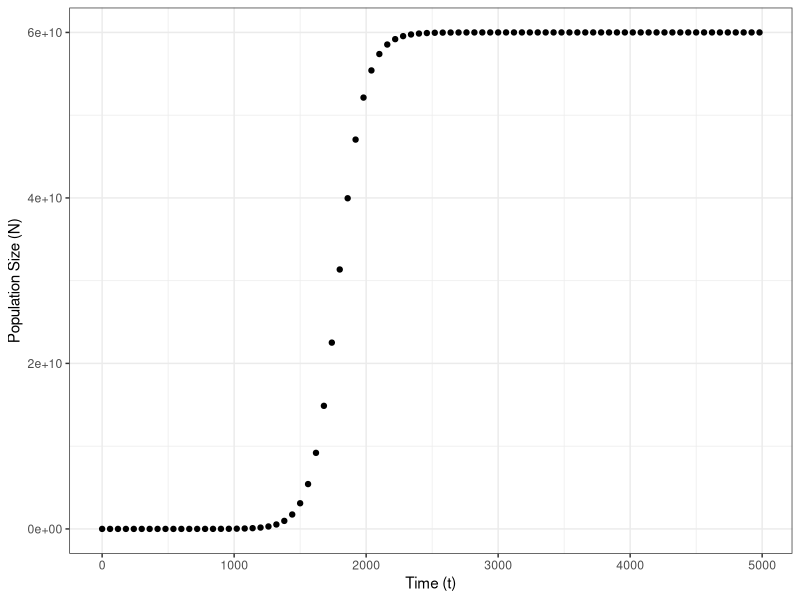
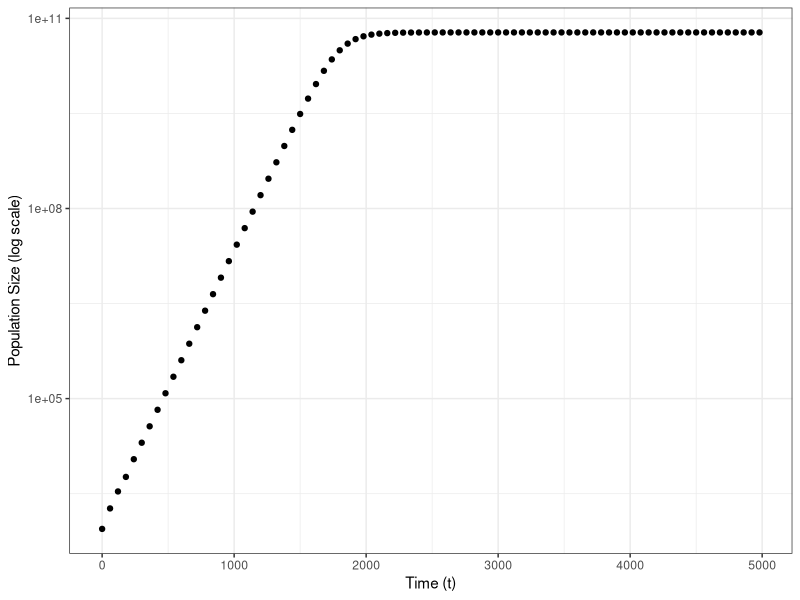

These figures' R source, in order:
#Script to plot the logistic growth data

# Step 1: Load the data
growth_data <- read.csv("Experiment.csv")

# Step 2: Install and load packages
install.packages("ggplot2")
library(ggplot2)

# Step 3: Plot the data with raw scale for y-axis
ggplot(data = growth_data, aes(x = t, y = N)) +
  geom_point() +
  xlab("Time (t)") +
  ylab("Population Size (N)") +
  theme_bw()

# Step 4: Plot the data with logarithmic scale on y-axis
ggplot(data = growth_data, aes(x = t, y = N)) +
  geom_point() +
  xlab("Time (t)") +
  ylab("Population Size (log scale)") +
  scale_y_continuous(trans='log10') +
  theme_bw()

